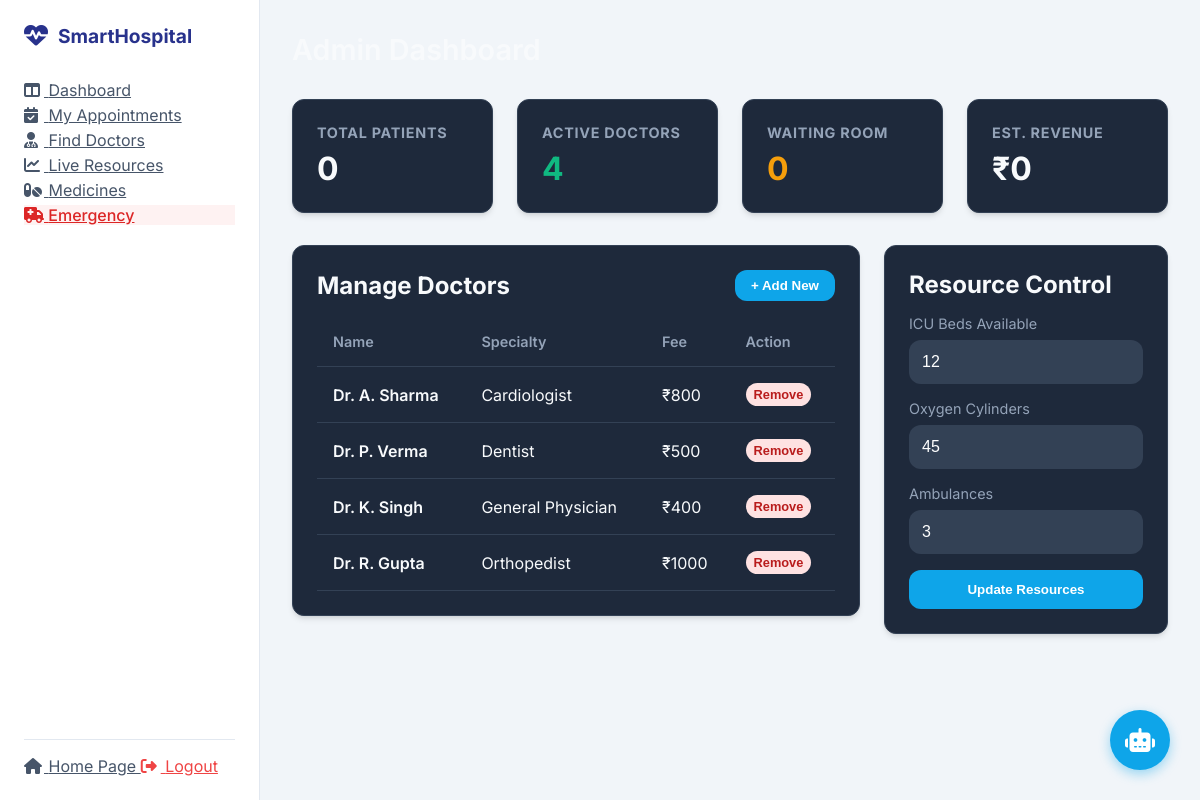
Page /admin/ (signed in) on the committed database.
### tables this page shows
CREATE TABLE doctors (
                id INTEGER PRIMARY KEY AUTOINCREMENT,
                name TEXT NOT NULL,
                spec TEXT NOT NULL,
                exp TEXT NOT NULL,
                fee TEXT NOT NULL,
                image TEXT DEFAULT 'default_doc.png'
            );

### backend/routes/admin_routes.py (the view)
@admin_bp.route("/")
@login_required
@admin_required
def dashboard():
    doctors = db.get_doctors()
    patients = db.get_patients() # This is the full list
    total_patients = len(patients)
    total_doctors = len(doctors)
    active_now = len([p for p in patients if p['status'] == 'waiting'])
    return render_template("admin_dashboard.html",
                         doctors=doctors,
                         stats={
                             "patients": total_patients,
                             "doctors": total_doctors,
                             "active": active_now
                         })

### backend/app.py (called while the page is built)
@login_manager.user_loader
def load_user(user_id):
    db = get_db_backend()
    user_data = db.get_user_by_id(user_id)
    if user_data:
        return User(user_data['id'], user_data['username'], user_data['role'])
    return None

### backend/database/db_adapter.py (called while the page is built, shortened)
def get_db_backend():
    global _db_instance
    if _db_instance:
        return _db_instance

    def _get_conn(self):
        conn = sqlite3.connect(self.db_path)
        conn.row_factory = sqlite3.Row
        return conn

    def get_doctors(self):
        conn = self._get_conn()
        rows = conn.execute("SELECT * FROM doctors").fetchall()
        conn.close()
        return [dict(r) for r in rows]

    def get_user_by_id(self, user_id):
        conn = self._get_conn()
        row = conn.execute("SELECT * FROM users WHERE id = ?", (int(user_id),)).fetchone()
        conn.close()
        return dict(row) if row else None

    def get_patients(self):
        conn = self._get_conn()
        rows = conn.execute("SELECT * FROM patients").fetchall()
        conn.close()
        return [{
            "id": r["id"],
            "name": r["name"],
            "age": r["age"],
            "severity": r["severity"],
            "status": r["status"],
            "appointment_time": r["appointment_time"],
            "risk_analysis": r["risk_analysis"],
            "user_id": r["user_id"] if "user_id" in r.keys() else None,
            "doctor_id": r["doctor_id"] if "doctor_id" in r.keys() else None,
            "slot": r["slot"] if "slot" in r.keys() else None
        } for r in rows]

### backend/routes/admin_routes.py (called while the page is built)
def admin_required(f):
    @wraps(f)
    def decorated_function(*args, **kwargs):
        if not current_user.is_authenticated or current_user.role != 'admin':
            flash("You do not have permission to access this page.")
            return redirect(url_for('home'))
        return f(*args, **kwargs)
    return decorated_function

### frontend/templates/admin_dashboard.html (shortened to what this page needs)
{% extends "base.html" %}
{% block content %}
<div class="header">
    <h1 class="page-title">Admin Dashboard</h1>
</div>
<div class="grid-stats">
    <div class="card stat-card">
        <h3>Total Patients</h3>
        <div class="stat-value">{{ stats.patients }}</div>
    </div>
    <div class="card stat-card">
        <h3>Active Doctors</h3>
        <div class="stat-value success">{{ stats.doctors }}</div>
    </div>
    <div class="card stat-card">
        <h3>Waiting Room</h3>
        <div class="stat-value warning">{{ stats.active }}</div>
    </div>
    <div class="card stat-card">
        <h3>Est. Revenue</h3>
        <div class="stat-value">₹{{ stats.patients * 500 }}</div>
    </div>
</div>
<div class="grid-main">
    <div class="left-col">
        <div class="card">
            <div style="display:flex; justify-content:space-between; align-items:center; margin-bottom:1rem;">
                <h2>Manage Doctors</h2>
                <button style="width:auto; padding:0.5rem 1rem;">+ Add New</button>
            </div>
            <table>
                <thead>
                    <tr>
                        <th>Name</th>
                        <th>Specialty</th>
                        <th>Fee</th>
                        <th>Action</th>
                    </tr>
                </thead>
                <tbody>
                    {% for doc in doctors %}
                    <tr>
                        <td style="font-weight:600;">{{ doc.name }}</td>
                        <td>{{ doc.spec }}</td>
                        <td>{{ doc.fee }}</td>
                        <td>
                            <button
                                style="background:#fee2e2; color:#b91c1c; padding:0.25rem 0.5rem; width:auto; font-size:0.8rem;">Remove</button>
                        </td>
                    </tr>
                    {% endfor %}
                </tbody>
            </table>
        </div>
    </div>
    <div class="right-col">
        <div class="card">
            <h2>Resource Control</h2>
            <form action="/admin/resource/update" method="POST" style="margin-top:1rem;">
                <div class="form-group">
                    <label>ICU Beds Available</label>
                    <input type="number" value="12">
                </div>
                <div class="form-group">
                    <label>Oxygen Cylinders</label>
                    <input type="number" value="45">
                </div>
                <div class="form-group">
                    <label>Ambulances</label>
                    <input type="number" value="3">
                </div>
                <button type="submit">Update Resources</button>
            </form>
        </div>
    </div>
</div>
{% endblock %}

### frontend/static/css/style.css (style rules this page uses)
:root { --bg-app: #0f172a; --bg-card: #1e293b; --bg-input: #334155; --primary: #0ea5e9; --primary-hover: #0284c7; --accent: #6366f1; --success: #10b981; --warning: #f59e0b; --danger: #ef4444; --text-main: #f8fafc; --text-muted: #94a3b8; --radius: 12px; --shadow: 0 4px 6px -1px rgb(0 0 0 / 0.1), 0 2px 4px -2px rgb(0 0 0 / 0.1); }
* { box-sizing: border-box; margin: 0; padding: 0; }
body { font-family: 'Inter', system-ui, -apple-system, sans-serif; background-color: var(--bg-app); color: var(--text-main); display: flex; min-height: 100vh; }
.header { margin-bottom: 2rem; display: flex; justify-content: space-between; align-items: center; }
.page-title { font-size: 1.8rem; font-weight: 600; }
.grid-stats { display: grid; grid-template-columns: repeat(auto-fit, minmax(200px, 1fr)); gap: 1.5rem; margin-bottom: 2rem; }
.grid-main { display: grid; grid-template-columns: 2fr 1fr; gap: 1.5rem; }
.card { background-color: var(--bg-card); border-radius: var(--radius); padding: 1.5rem; box-shadow: var(--shadow); border: 1px solid #334155; }
.stat-card h3 { color: var(--text-muted); font-size: 0.9rem; text-transform: uppercase; letter-spacing: 0.05em; margin-bottom: 0.5rem; }
.stat-value { font-size: 2rem; font-weight: 700; }
.stat-value.warning { color: var(--warning); }
.stat-value.success { color: var(--success); }
.form-group { margin-bottom: 1rem; }
label { display: block; margin-bottom: 0.5rem; color: var(--text-muted); font-size: 0.9rem; }
input, select { width: 100%; padding: 0.75rem; background-color: var(--bg-input); border: 1px solid transparent; border-radius: var(--radius); color: white; font-size: 1rem; transition: border 0.2s; }
button { width: 100%; padding: 0.75rem; background-color: var(--primary); color: white; border: none; border-radius: var(--radius); font-weight: 600; cursor: pointer; transition: background 0.2s; }
table { width: 100%; border-collapse: collapse; }
th, td { padding: 1rem; text-align: left; border-bottom: 1px solid #334155; }
th { color: var(--text-muted); font-weight: 600; font-size: 0.9rem; }

### rows in the picture
doctors: name "Dr. A. Sharma", spec "Cardiologist", fee "₹800"
doctors: name "Dr. P. Verma", spec "Dentist", fee "₹500"
doctors: name "Dr. K. Singh", spec "General Physician", fee "₹400"
doctors: name "Dr. R. Gupta", spec "Orthopedist", fee "₹1000"

### other values in the picture
{{ stats.patients }} "0"
{{ stats.doctors }} "4"
{{ stats.active }} "0"
{{ stats.patients * 500 }} "0"
